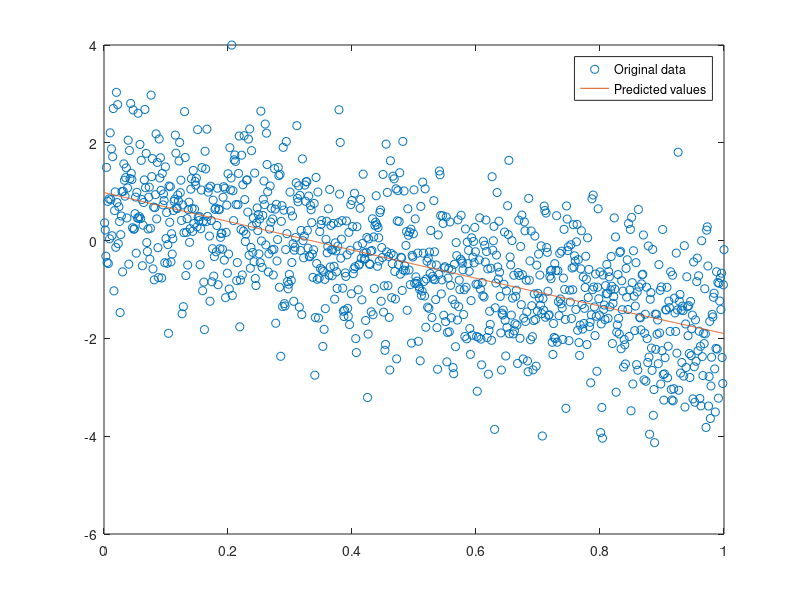

MATLAB code for this plot:
%% Exercise1 (a)Find the least square estimator
load('dataMIDFLR1.mat');
X = [ones(size(x)), x, x.^2];

% b_hat = regress(y, X);
b_hat = X \ y;
y_hat = X * b_hat;

plot(x, y, 'o', x, y_hat, '-')
legend('Original data', 'Predicted values');
%% (b) Find the covariance 
N = length(y); % Number of data points
n = size(X, 2); % Number of parameters

% Calculate s^2_LS
s2_LS = (2 / (N - n)) * var(y - y_hat);

% Calculate (Phi^T Phi)^-1
PhiTPhi_inv = inv(X' * X);

% Calculate cov(\beta_LS)
cov_beta_LS = s2_LS * PhiTPhi_inv;

% Display the covariance matrix
disp('Covariance matrix of the estimator beta_LS:')
disp(cov_beta_LS);
%% (c) Exploit cov(βˆLS) to obtain a 95% confidence interval
% The null hypothesis can be rejected if 0 is NOT in the interval 
alpha = 0.05; % Significance level
c_q = 1.96; % Critical value for a 95% confidence interval

% Confidence intervals for each component of beta
CI_beta = [b_hat - c_q * sqrt(diag(cov_beta_LS)), b_hat + c_q * sqrt(diag(cov_beta_LS))];

% Hypothesis testing
reject_H0 = abs(b_hat) > c_q * sqrt(diag(cov_beta_LS));

% Display results
disp('95% Confidence Intervals for each component of beta:')
disp(CI_beta);

disp('Hypothesis Testing (H0: beta_j = 0 at 5% level):')
disp('Reject H0?');
disp(reject_H0);
%% (d) Build a new model by retaining only the significant βˆj
% Assuming you have the reject_H0 vector from the previous code
significant_indices = find(reject_H0);

% Retain only the significant components in the design matrix
X_new = X(:, significant_indices);

% Estimate the new parameters
b_hat_new = X_new \ y;

% Display the old and new parameter estimates
disp('Old Parameter Estimates (b_hat):');
disp(b_hat);

disp('New Parameter Estimates (b_hat_new):');
disp(b_hat_new);




